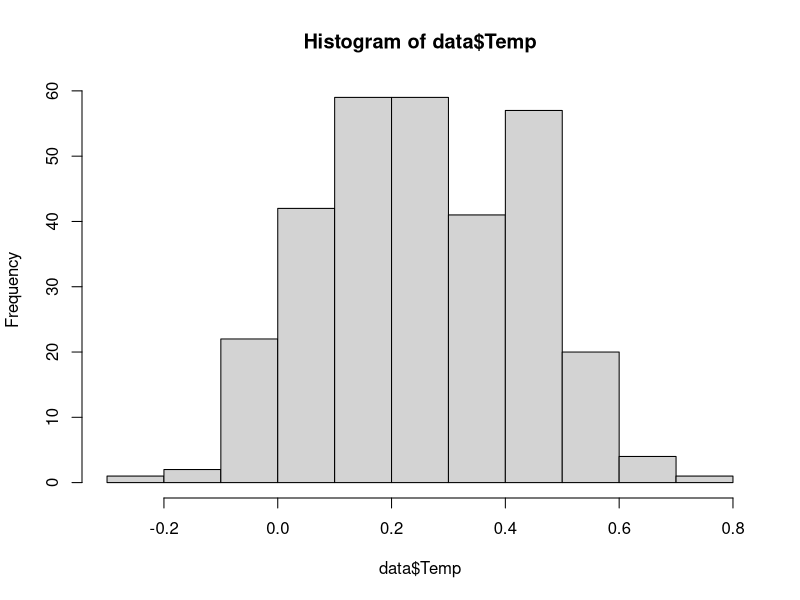
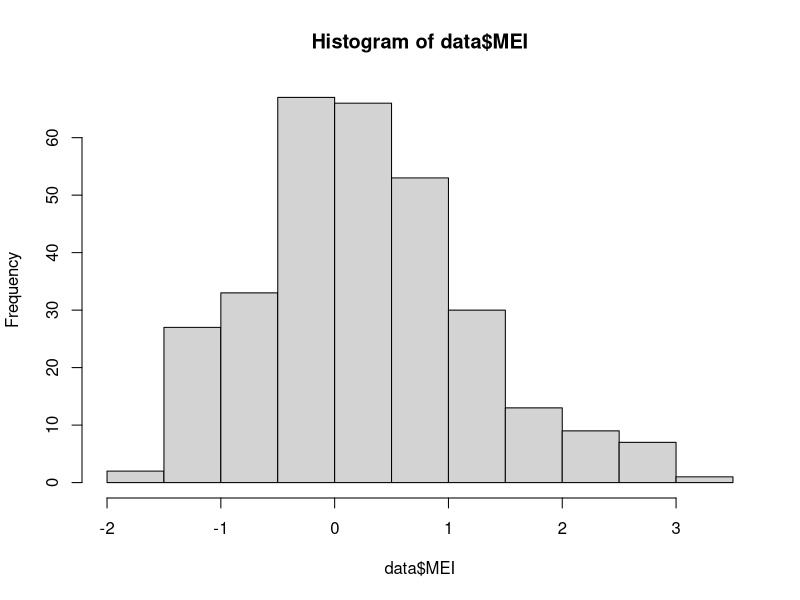
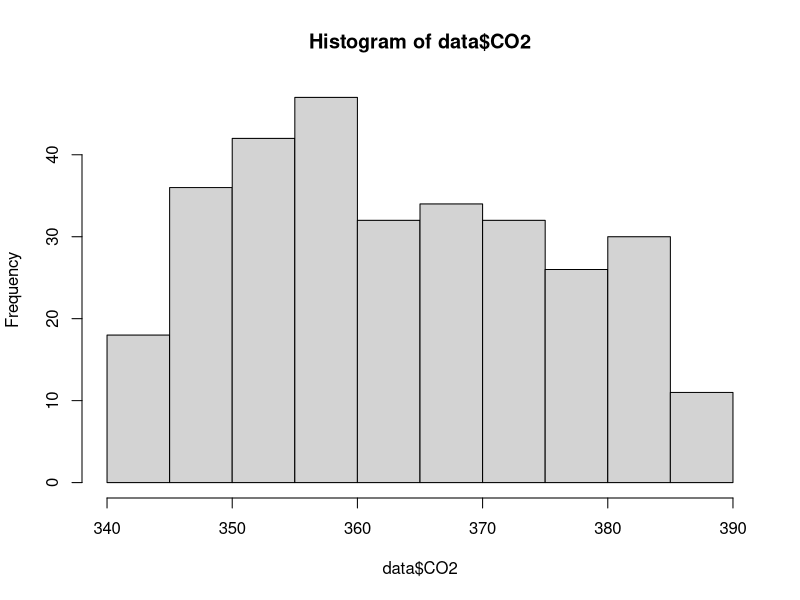
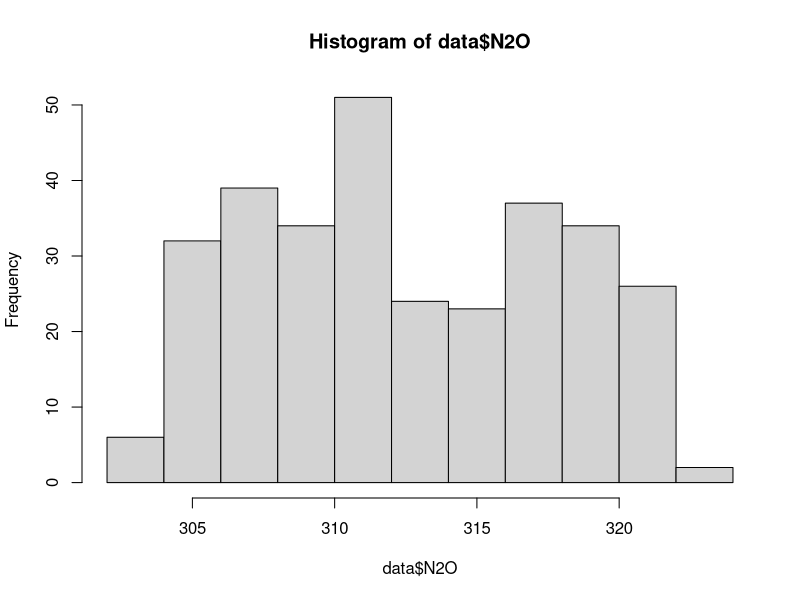
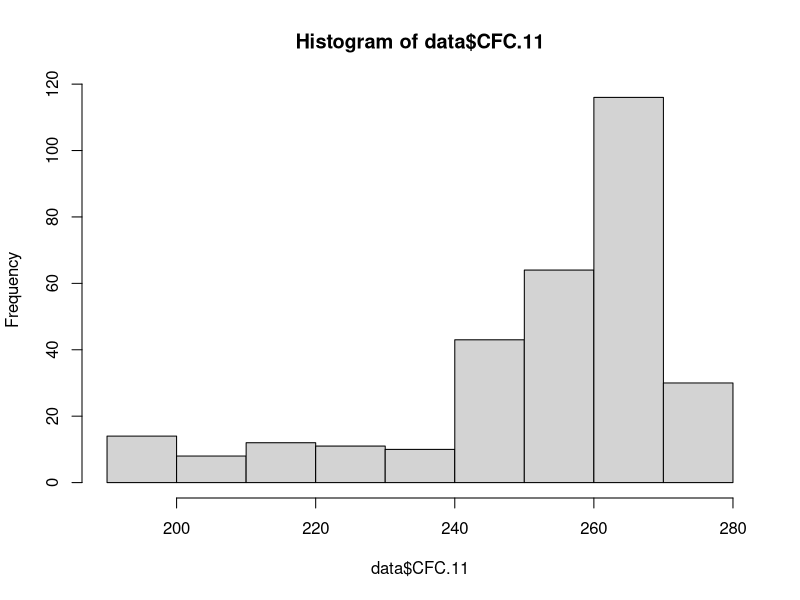
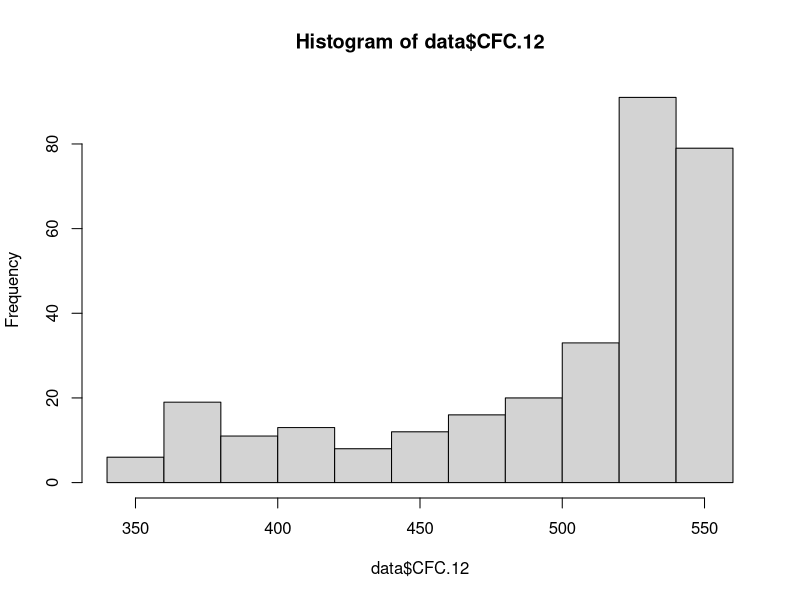
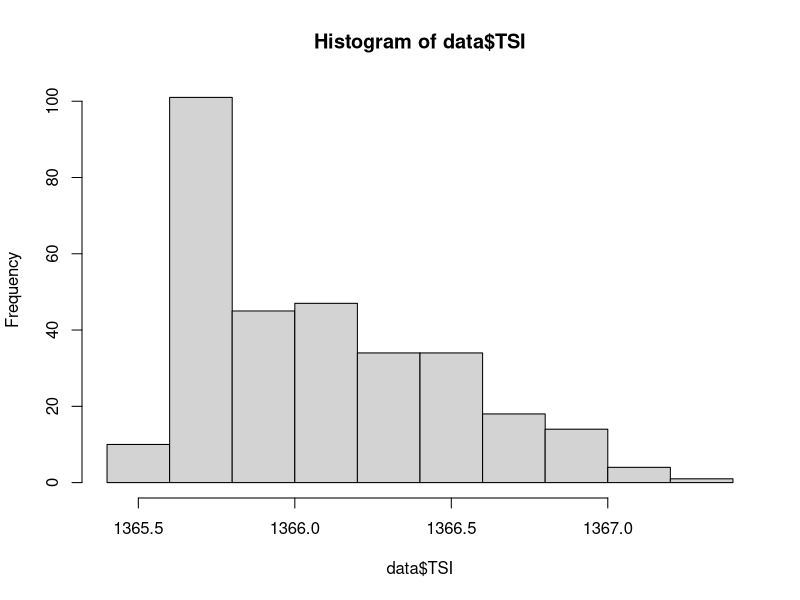
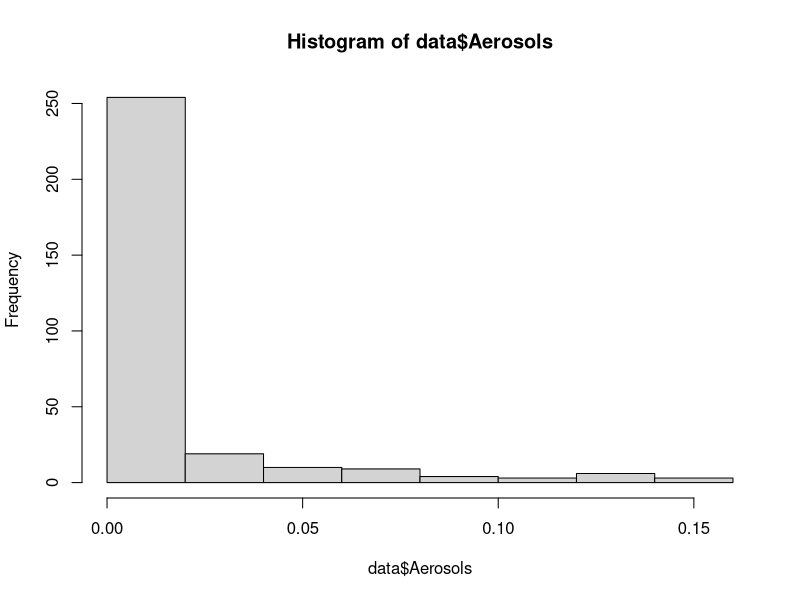

Generate these figures, in order, with R: (Note: this script raises an error after producing the figures.)
##Session 3: Predictive Analytics using Regression
##================================================
#Installing Packages
install.packages("psych")
install.packages("lmtest")
install.packages("caTools")
install.packages("forecast")
install.packages("readxl")

##1. Opening and Processing the Dataset
getwd()

setwd("/Users/lovenishgaur/Documents/Predictive_Analytics_IIM_Raipur/Assignment")
#listing files
list.files()

data = read.csv("ClimateChangeData.csv")
#Structure of data
str(data)

#Summary about the data
summary(data)


data= data[,3:11]
data
model1 = lm(data = data, Temp ~ .)
model1 = lm(data = data, Temp ~ MEI)
model1 = lm(data = data, Temp ~ CO2)
model1 = lm(data = data, Temp ~ CH4)
model1 = lm(data = data, Temp ~ N2O)
model1 = lm(data = data, Temp ~ CFC.11)
model1 = lm(data = data, Temp ~ CFC.12)
model1 = lm(data = data, Temp ~ TSI)
model1 = lm(data = data, Temp ~ Aerosols)
summary(model1)
model1$residuals
model1$fitted.values
options(scipen = 999)
library(forecast)
accuracy(model1$fitted.values, data$Temp)

##2.Running Exploratory Analysis
str(data)


#Plotting Histograms
hist(data$Temp) #normal
hist(data$MEI) #normal
hist(data$CO2) #normal
hist(data$N2O) #normal
hist(data$CFC.11) #right skewed
hist(data$CFC.12) #rightskewed
hist(data$TSI) #left Skewed
hist(data$Aerosols)#highly skewed
hist(data$Temp)#Normal

#Plotting log of Histograms
data$logTemp = log(data$Temp)
hist(data$logTemp)


#Plotting Scatterplots between quantitative variables
plot(data$CO2, data$Temp)
plot(data$CH4, data$Temp)
plot(data$MEI, data$Temp)
plot(data$N2O, data$Temp)
plot(data$CFC.11, data$Temp)
plot(data$CFC.12, data$Temp)
plot(data$TSI, data$Temp)
plot(data$Aerosols, data$Temp)

#Examining Correlations
str(data)
cor(data)
summary(model1)

##4. Test for Assumptions - Normality, Linearity, Multicollinearity, 
## Correlated Errors, Homoscedasticity, Influential Observations / Outliers

#Normality of Residuals
hist(data$Temp)
qqnorm(data$Temp) #Normality of Response variable
hist(data$logTemp)
qqnorm(data$logTemp)
hist(model1$residuals) #Distribution of Residuals
qqnorm(model1$residuals)
hist(model1$fitted.values) #Distribution of Fitted Values
qqPlot(model1, main="QQ Plot") # qq plot for residuals

#Multicollinearity
library(psych)
psych::corr.test(data[c(1,4:7)]) #Not very high correlations
vif(model1) #Multicollinearity is absent
sqrt(vif(model1)) #It is greater than 2 for Fuel Type which may cause multicollinearity problem

#Correlated Errors
durbinWatsonTest(model1) #1.59 - Not much autocorrelation


#Homoscedasticity
plot(model1$fitted.values, model1$residuals)
plot(model1)
ncvTest(model1) #p-value is less than 0.5 which means heterescedasticity is present

#Testing for Linearity
crPlots(model1) #Plot of cc and weight may introduce problems
ceresPlots(model1)

#Testing Outliers
outlierTest(model1) # Bonferonni p-value for most extreme obs
qqPlot(model1, main="QQ Plot") #qq plot for studentized resid 
leveragePlots(model1) # leverage plots

#Testing Influential Observations - Cook's D plot
cutoff <- 4/((nrow(data)-length(model1$coefficients)-2)) # identify D values > 4/(n-k-1) 
plot(model1, which=4, cook.levels=cutoff)

#Splitting the dataset
library(caTools)
set.seed(1000)
split = sample.split(data$Temp,SplitRatio=0.7)
train= subset(data,split==TRUE)
test= subset(data,split==FALSE)
str(train)
str(test)

#Running Raw Regression on Training Dataset
modeldm1 = lm(data=train, Temp ~ .)
summary(modeldm1) #Adj R2 = 74.53%
plot(modeldm1$residuals, modeldm1$fitted.values)
library(forecast)
accuracy(modeldm1$fitted.values, train$Temp)


library(psych)
vif(modeldm1) #Multicollinearity
durbinWatsonTest(modeldm1) #Autocorrelation
plot(modeldm1$fitted.values, modeldm1$residuals) #The plot does not show any relationship between the residuals and fitted values
ncvTest(modeldm1) #Heteroscedasticity
plot(modeldm1)
crPlots(modeldm1) 
outlierTest(modeldm1) 
qqPlot(modeldm1, main="QQ Plot")
leveragePlots(model1) # leverage plots


#Remove Multicollinear variables (cc) and Nonlinear variables (Automatic)
data = data[-c(183,184,128,129),]
str(train)
train = train[,-c(7,8)]
modeldm2 = lm(data=train, Temp ~ .)
accuracy(modeldm2$fitted.values, train$Temp)


train = train[-c(183,184,128,129),]
modeldm3 = lm(data=train, Temp ~ .)
summary(modeldm3)
leveragePlots(modeldm3)
crPlots(modeldm3) 
accuracy(modeldm3$fitted.values, train$Temp)


#Predict on Test Data
predictTest = predict(modeldm2, newdata=test)
predictTest
accuracy(predictTest, test$Temp)
